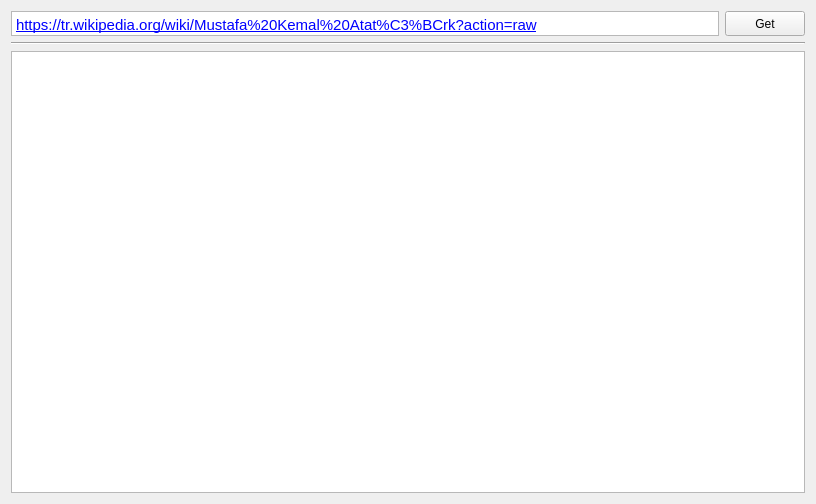
<?xml version="1.0" encoding="UTF-8"?>
<ui version="4.0">
 <class>Widget</class>
 <widget class="QWidget" name="Widget">
  <property name="geometry">
   <rect>
    <x>0</x>
    <y>0</y>
    <width>816</width>
    <height>504</height>
   </rect>
  </property>
  <property name="windowTitle">
   <string>Text Web Browser</string>
  </property>
  <layout class="QGridLayout" name="gridLayout">
   <item row="0" column="0">
    <layout class="QVBoxLayout" name="verticalLayout">
     <item>
      <layout class="QHBoxLayout" name="horizontalLayout">
       <item>
        <widget class="QTextEdit" name="pageAdress">
         <property name="sizePolicy">
          <sizepolicy hsizetype="Expanding" vsizetype="Fixed">
           <horstretch>0</horstretch>
           <verstretch>0</verstretch>
          </sizepolicy>
         </property>
         <property name="maximumSize">
          <size>
           <width>16777215</width>
           <height>25</height>
          </size>
         </property>
         <property name="verticalScrollBarPolicy">
          <enum>Qt::ScrollBarAlwaysOff</enum>
         </property>
         <property name="horizontalScrollBarPolicy">
          <enum>Qt::ScrollBarAlwaysOff</enum>
         </property>
         <property name="html">
          <string>&lt;!DOCTYPE HTML PUBLIC &quot;-//W3C//DTD HTML 4.0//EN&quot; &quot;http://www.w3.org/TR/REC-html40/strict.dtd&quot;&gt;
&lt;html&gt;&lt;head&gt;&lt;meta name=&quot;qrichtext&quot; content=&quot;1&quot; /&gt;&lt;style type=&quot;text/css&quot;&gt;
p, li { white-space: pre-wrap; }
&lt;/style&gt;&lt;/head&gt;&lt;body style=&quot; font-family:'Ubuntu'; font-size:11pt; font-weight:400; font-style:normal;&quot;&gt;
&lt;p style=&quot; margin-top:0px; margin-bottom:0px; margin-left:0px; margin-right:0px; -qt-block-indent:0; text-indent:0px;&quot;&gt;&lt;a href=&quot;https://tr.wikipedia.org/wiki/Mustafa%20Kemal%20Atat%C3%BCrk?action=raw&quot;&gt;&lt;span style=&quot; text-decoration: underline; color:#0000ff;&quot;&gt;https://tr.wikipedia.org/wiki/Mustafa%20Kemal%20Atat%C3%BCrk?action=raw&lt;/span&gt;&lt;/a&gt;&lt;/p&gt;&lt;/body&gt;&lt;/html&gt;</string>
         </property>
         <property name="placeholderText">
          <string/>
         </property>
        </widget>
       </item>
       <item>
        <widget class="QPushButton" name="getButton">
         <property name="maximumSize">
          <size>
           <width>16777215</width>
           <height>25</height>
          </size>
         </property>
         <property name="text">
          <string>Get</string>
         </property>
        </widget>
       </item>
      </layout>
     </item>
     <item>
      <widget class="Line" name="line">
       <property name="orientation">
        <enum>Qt::Horizontal</enum>
       </property>
      </widget>
     </item>
     <item>
      <widget class="QTextEdit" name="resultArea"/>
     </item>
    </layout>
   </item>
  </layout>
 </widget>
 <layoutdefault spacing="6" margin="11"/>
 <resources/>
 <connections/>
</ui>
